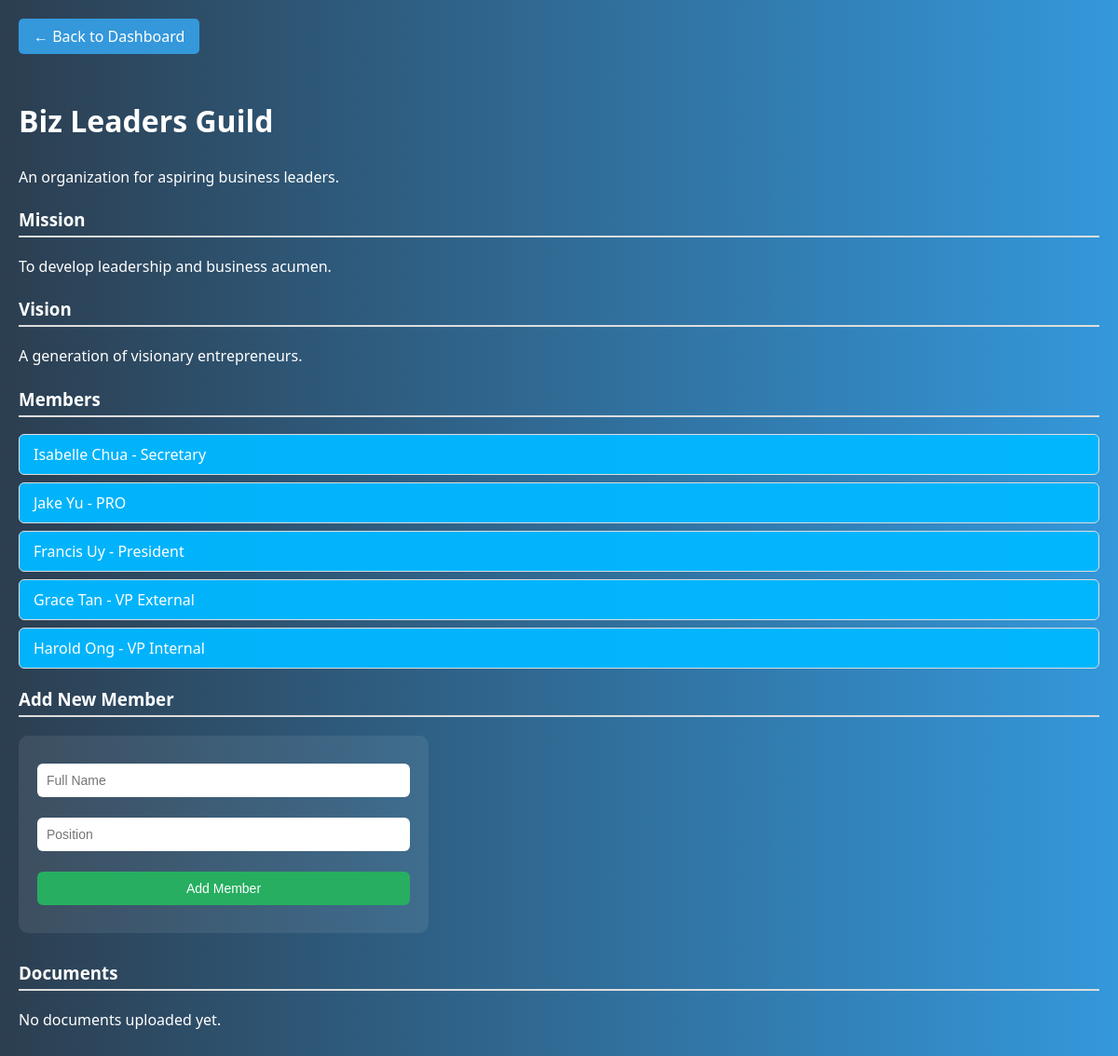
Page /organization/20 on the committed database.
### tables this page shows
CREATE TABLE organizations (
        id INTEGER PRIMARY KEY AUTOINCREMENT,
        name TEXT NOT NULL,
        description TEXT,
        mission TEXT,
        vision TEXT,
        status TEXT DEFAULT 'Pending'
    );

CREATE TABLE members (
        id INTEGER PRIMARY KEY AUTOINCREMENT,
        org_id INTEGER,
        full_name TEXT,
        position TEXT,
        email TEXT,
        contact_no TEXT,
        sex TEXT,
        qpi REAL,
        course TEXT,
        year_level TEXT,
        college TEXT,
        FOREIGN KEY (org_id) REFERENCES organizations(id)
    );

### app.py (the view, shortened to what this page needs)
@app.route('/organization/<int:org_id>', methods=['GET', 'POST'])
def view_organization(org_id):
    db = get_db()
    org = db.execute('SELECT * FROM organizations WHERE id = ?', (org_id,)).fetchone()
    members = db.execute('SELECT * FROM members WHERE org_id = ?', (org_id,)).fetchall()
    documents = db.execute('SELECT * FROM documents WHERE org_id = ?', (org_id,)).fetchall()
    return render_template('organization_view.html', org=org, members=members, documents=documents)

### app.py (called while the page is built)
def get_db():
    db = getattr(g, '_database', None)
    if db is None:
        db = g._database = sqlite3.connect(DATABASE)
        db.row_factory = sqlite3.Row
    return db

@app.teardown_appcontext
def close_connection(exception):
    db = getattr(g, '_database', None)
    if db is not None:
        db.close()

### templates/organization_view.html (shortened to what this page needs)
{% extends 'base.html' %}
{% block content %}
<a href="{{ url_for('sacdev_dashboard') }}" class="back-btn">← Back to Dashboard</a>
<h2>{{ org.name }}</h2>
<p>{{ org.description }}</p>
<h3>Mission</h3>
<p>{{ org.mission }}</p>
<h3>Vision</h3>
<p>{{ org.vision }}</p>
<h3>Members</h3>
<ul>
  {% for member in members %}
    <li>{{ member.full_name }} - {{ member.position }}</li>
  {% else %}
    <p>No members yet.</p>
  {% endfor %}
</ul>
<h3>Add New Member</h3>
<form method="POST" style="max-width: 400px; background-color: rgba(255, 255, 255, 0.08); padding: 20px; border-radius: 10px; margin-bottom: 30px;">
  <input type="text" name="name" placeholder="Full Name" required style="width: 100%; padding: 10px; margin-bottom: 12px; border-radius: 6px; border: none; font-size: 14px;">
  <input type="text" name="position" placeholder="Position" required style="width: 100%; padding: 10px; margin-bottom: 12px; border-radius: 6px; border: none; font-size: 14px;">
  <button type="submit" class="submit-btn" style="width: 100%; padding: 10px; border-radius: 6px; border: none; background-color: #27ae60; color: white; font-size: 14px;">Add Member</button>
</form>
<h3>Documents</h3>
<ul>
  {% for doc in documents %}
    <li>{{ doc.title }} - <a href="{{ url_for('static', filename=doc.file_path) }}" target="_blank">View</a></li>
  {% else %}
    <p>No documents uploaded yet.</p>
  {% endfor %}
</ul>
{% endblock %}

### static/styles.css (style rules this page uses)
body { font-family: Arial, sans-serif; background-color: #f4f4f4; }
input, button { width: 100%; margin: 10px 0; padding: 10px; }
button { background-color: #007bff; color: white; border: none; }
body { margin: 0; font-family: 'Segoe UI', sans-serif; background: linear-gradient(to right, #2c3e50, #3498db); color: white; }

### templates/organization_view.html (style rules this page uses)
body { font-family: 'Segoe UI', Tahoma, Geneva, Verdana, sans-serif; background-color: #2c3e50; margin: 0; padding: 20px; color: white; }
h2 { margin-top: 30px; font-size: 2em; }
h3 { margin-top: 20px; border-bottom: 2px solid #ddd; padding-bottom: 5px; }
p { line-height: 1.6; margin-bottom: 15px; color: white; }
ul { list-style: none; padding: 0; }
ul li { background: rgba(0, 183, 255, 0.97); border: 1px solid #ddd; padding: 10px 15px; margin-bottom: 8px; border-radius: 6px; transition: background 0.3s ease; color: white; }
a { color: #3498db; text-decoration: none; }
form { margin-top: 20px; background-color: rgba(255, 255, 255, 0.08); padding: 15px; border-radius: 10px; }
input[type="text"] { width: 100%; padding: 10px; margin-bottom: 12px; border-radius: 6px; border: none; font-size: 14px; box-sizing: border-box; }
.submit-btn { background-color: #27ae60; color: white; padding: 10px 20px; border: none; border-radius: 6px; cursor: pointer; }
.back-btn { display: inline-block; background: #3498db; padding: 8px 16px; color: white; text-decoration: none; border-radius: 5px; margin-bottom: 20px; }

### rows in the picture
organizations: name "Biz Leaders Guild", description "An organization for aspiring business leaders.", mission "To develop leadership and business acumen.", vision "A generation of visionary entrepreneurs."
members: full_name "Isabelle Chua", position "Secretary"
members: full_name "Jake Yu", position "PRO"
members: full_name "Francis Uy", position "President"
members: full_name "Grace Tan", position "VP External"
members: full_name "Harold Ong", position "VP Internal"
